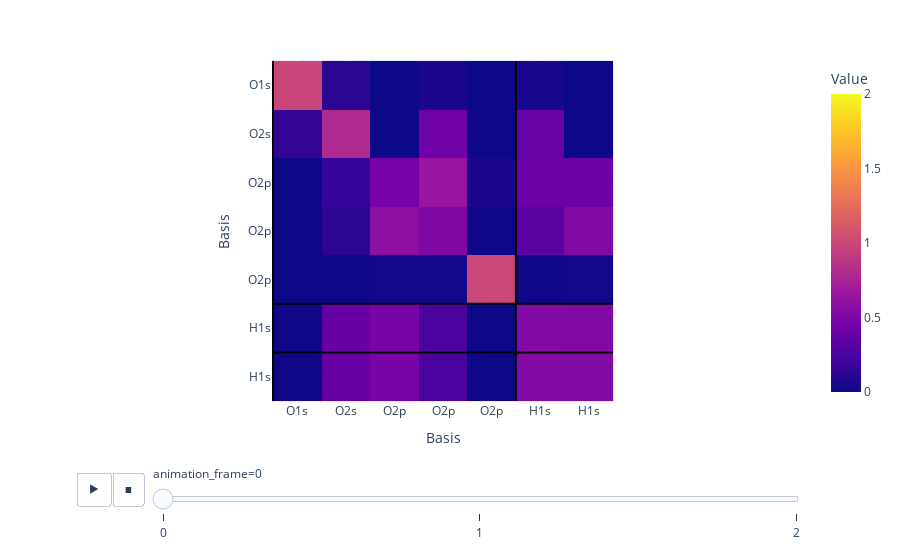

Notebook code cell kept with this figure:
### Code cell
specific_coeff = coefficients[0, 0, ...]
specific_overlap = overlap_matrices[0, 0, ...]
specific_hamiltonian = hamiltonians[0, 0, ...]
specific_eigenvalues = eigenvalues[0, 0, ...]
print("Original eigenvalues: ", specific_eigenvalues)

eigenval_overlap, eigenvec_overlap = np.linalg.eigh(specific_overlap) 
orthogonalisation_matrix = np.dot(eigenvec_overlap, np.dot(np.diag(1 / np.sqrt(eigenval_overlap)), eigenvec_overlap.T))

orthogonalised_hamiltonian = np.dot(orthogonalisation_matrix.T, np.dot(specific_hamiltonian, orthogonalisation_matrix))
eigenval_hamiltonian, eigenvec_hamiltonian = np.linalg.eigh(orthogonalised_hamiltonian)
sum_of_squares = np.sum(eigenvec_hamiltonian ** 2, axis=-1)
print("Sum of squares of the eigenvectors: ", sum_of_squares)
print("Eigenvalues of orthogonlised hamiltonian: ", eigenval_hamiltonian)

# Convert back to the original basis
orig_eigenvec = np.dot(orthogonalisation_matrix, eigenvec_hamiltonian)
print("Sum of squares of the original eigenvectors: ", np.sum(orig_eigenvec ** 2, axis=-1))
print("Sum of squares of the original eigenvectors: ", np.sum(specific_coeff ** 2, axis=-1))

eigenvec_hamiltonian = np.abs(eigenvec_hamiltonian)
orig_eigenvec = np.abs(orig_eigenvec)
specific_coeff = np.abs(specific_coeff)

to_plot_eigenvec = [ eigenvec_hamiltonian, orig_eigenvec, specific_coeff]
to_plot_eigenvec = np.array(to_plot_eigenvec)
fig = px.imshow(
    to_plot_eigenvec, animation_frame=0, labels=dict(x="Basis", y="Basis", color="Value"),
    range_color=[0, 2]
)
add_bounds_to_figure(fig)
fig.show()

### Figure 1 — Plotly figure (JSON) as saved in the notebook; plotly's stock layout.template omitted (floating-point values rounded to 4 significant figures)
{"data": [{"coloraxis": "coloraxis", "hovertemplate": "Basis: %{x}<br>Basis: %{y}<br>Value: %{z}<extra></extra>", "name": "0", "type": "heatmap", "xaxis": "x", "yaxis": "y", "z": [[0.9895, 0.1257, 2.282e-07, 0.05595, 1.175e-07, 0.04412, 1.711e-07], [0.1434, 0.7985, 1.516e-06, 0.4406, 1.046e-06, 0.3843, 1.538e-06], [0.001898, 0.1582, 0.4601, 0.6466, 0.04986, 0.4118, 0.4161], [0.001507, 0.1257, 0.5808, 0.5135, 0.01462, 0.3271, 0.5253], [7.268e-05, 0.006059, 0.03147, 0.02476, 0.9986, 0.01577, 0.02846], [0.0119, 0.391, 0.4743, 0.2454, 1.626e-06, 0.5355, 0.5244], [0.0119, 0.391, 0.4743, 0.2454, 1.298e-07, 0.5355, 0.5244]]}], "layout": {"coloraxis": {"cmax": 2, "cmin": 0, "colorbar": {"title": {"text": "Value"}}, "colorscale": [[0, "#0d0887"], [0.1111, "#46039f"], [0.2222, "#7201a8"], [0.3333, "#9c179e"], [0.4444, "#bd3786"], [0.5556, "#d8576b"], [0.6667, "#ed7953"], [0.7778, "#fb9f3a"], [0.8889, "#fdca26"], [1, "#f0f921"]]}, "margin": {"t": 60}, "shapes": [{"line": {"color": "black", "width": 2}, "type": "line", "x0": -0.5, "x1": 6.5, "y0": 4.5, "y1": 4.5}, {"line": {"color": "black", "width": 2}, "type": "line", "x0": -0.5, "x1": 6.5, "y0": 5.5, "y1": 5.5}, {"line": {"color": "black", "width": 2}, "type": "line", "x0": -0.5, "x1": -0.5, "y0": -0.5, "y1": 6.5}, {"line": {"color": "black", "width": 2}, "type": "line", "x0": 4.5, "x1": 4.5, "y0": -0.5, "y1": 6.5}], "sliders": [{"active": 0, "currentvalue": {"prefix": "animation_frame="}, "len": 0.9, "pad": {"b": 10, "t": 60}, "steps": [{"args": [["0"], {"frame": {"duration": 0, "redraw": true}, "fromcurrent": true, "mode": "immediate", "transition": {"duration": 0, "easing": "linear"}}], "label": "0", "method": "animate"}, {"args": [["1"], {"frame": {"duration": 0, "redraw": true}, "fromcurrent": true, "mode": "immediate", "transition": {"duration": 0, "easing": "linear"}}], "label": "1", "method": "animate"}, {"args": [["2"], {"frame": {"duration": 0, "redraw": true}, "fromcurrent": true, "mode": "immediate", "transition": {"duration": 0, "easing": "linear"}}], "label": "2", "method": "animate"}], "x": 0.1, "xanchor": "left", "y": 0, "yanchor": "top"}], "updatemenus": [{"buttons": [{"args": [null, {"frame": {"duration": 500, "redraw": true}, "fromcurrent": true, "mode": "immediate", "transition": {"duration": 500, "easing": "linear"}}], "label": "&#9654;", "method": "animate"}, {"args": [[null], {"frame": {"duration": 0, "redraw": true}, "fromcurrent": true, "mode": "immediate", "transition": {"duration": 0, "easing": "linear"}}], "label": "&#9724;", "method": "animate"}], "direction": "left", "pad": {"r": 10, "t": 70}, "showactive": false, "type": "buttons", "x": 0.1, "xanchor": "right", "y": 0, "yanchor": "top"}], "xaxis": {"anchor": "y", "constrain": "domain", "domain": [0, 1], "scaleanchor": "y", "ticktext": ["O1s", "O2s", "O2p", "O2p", "O2p", "H1s", "H1s"], "tickvals": [0, 1, 2, 3, 4, 5, 6, 7, 8, 9, 10], "title": {"text": "Basis"}}, "yaxis": {"anchor": "x", "autorange": "reversed", "constrain": "domain", "domain": [0, 1], "ticktext": ["O1s", "O2s", "O2p", "O2p", "O2p", "H1s", "H1s"], "tickvals": [0, 1, 2, 3, 4, 5, 6, 7, 8, 9, 10], "title": {"text": "Basis"}}}}
